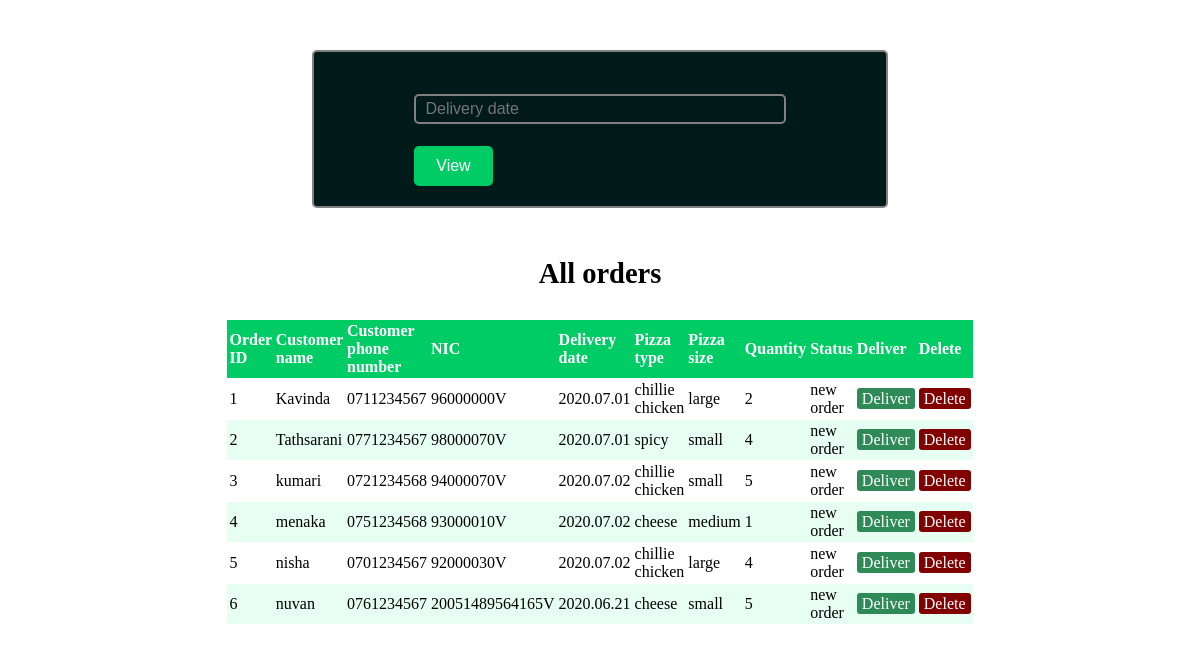
/orders.php, run on the app's committed database.
### tables this page shows
CREATE TABLE `pizza` (
  `id` int(4) NOT NULL AUTO_INCREMENT,
  `cn` varchar(10) NOT NULL,
  `cp` varchar(10) NOT NULL,
  `nic` varchar(20) NOT NULL,
  `d` varchar(10) NOT NULL,
  `pt` varchar(20) NOT NULL,
  `ps` varchar(10) NOT NULL,
  `q` int(4) NOT NULL,
  `s` varchar(10) NOT NULL,
  PRIMARY KEY (`id`)
);

### orders.php (the view, shortened to what this page needs)
<html>
<head>
<link rel="stylesheet" type="text/css" href="style.css">
</head>
<body>
<div class="input-group">
<form method="post" action="orders.php">
<br><input placeholder="Delivery date" type="text" name="date"><br><br>
<input type="submit" name="view" id="view" value="View"
style="background-color:#00cc66;border: 2px solid #00cc66;color:white;width:15%;height:40px">
</form>
</div>
	<?php
$servername = "localhost";
$username = "root";
$password = "";
$dbname = "mydb";
$conn = new mysqli($servername, $username, $password, $dbname);
$results1 = mysqli_query($conn, "SELECT * FROM pizza");
?>
<h2 align="center">All orders</h2>
<table>
		<thead>
			<tr>
				<th>Order ID</th>
				<th>Customer name</th>
				<th>Customer phone number</th>
				<th>NIC</th>
				<th>Delivery date</th>
				<th>Pizza type</th>
				<th>Pizza size</th>
				<th>Quantity</th>
				<th>Status</th>
				<th>Deliver</th>
				<th>Delete</th>
			</tr>
		</thead>
		<?php while ($row = mysqli_fetch_array($results1)) { ?>
			<tr>
				<td><?php echo $row['id']; ?></td>
				<td><?php echo $row['cn']; ?></td>
				<td><?php echo $row['cp']; ?></td>
				<td><?php echo $row['nic']; ?></td>
				<td><?php echo $row['d']; ?></td>
				<td><?php echo $row['pt']; ?></td>
				<td><?php echo $row['ps']; ?></td>
				<td><?php echo $row['q']; ?></td>
				<td><?php echo $row['s']; ?></td>
				<td>
					<a href="order.php?deliver=<?php echo $row['id']; ?>" class="edit_btn" >Deliver</a>
				</td>
				<td>
					<a href="order.php?del=<?php echo $row['id']; ?>" class="del_btn">Delete</a>
				</td>
			</tr>
		<?php }
	?>
</table>
</body>
</html>

### style.css (style rules this page uses)
body { font-size: 19px; }
table { width: 50%; margin: 30px auto; border-collapse: collapse; text-align: left; background-color:white; }
tr { border-bottom: 1px solid white; }
tr:nth-child(even) { background-color:#e6fff2; }
h2 { color:black; }
th, td { border: none; height: 30px; padding: 2px; }
th { color:white; background-color:#00cc66; }
form { width: 45%; margin: 50px auto; text-align: left; padding: 20px; border: 2px solid gray; border-radius: 5px; background-color:#001a1a; }
.input-group { margin: 10px 0px 10px 0px; }
.input-group input { margin-left:15%; margin-right:15%; height: 30px; width: 70%; padding: 5px 10px; font-size: 16px; border-radius: 5px; border: 2px solid gray; background:#001a1a; color:gray; }
.edit_btn { text-decoration: none; padding: 2px 5px; background: #2E8B57; color: white; border-radius: 3px; }
.del_btn { text-decoration: none; padding: 2px 5px; color: white; border-radius: 3px; background: #800000; }

### orders.php (style rules this page uses)
body { background-image:url('IMG/3.jpg'); background-repeat:repeat; background-size:cover; }

### data on the page
pizza: id "1", cn "Kavinda", cp "0711234567", nic "96000000V", d "2020.07.01", pt "chillie chicken", ps "large", q "2", s "new order"
pizza: id "2", cn "Tathsarani", cp "0771234567", nic "98000070V", d "2020.07.01", pt "spicy", ps "small", q "4", s "new order"
pizza: id "3", cn "kumari", cp "0721234568", nic "94000070V", d "2020.07.02", pt "chillie chicken", ps "small", q "5", s "new order"
pizza: id "4", cn "menaka", cp "0751234568", nic "93000010V", d "2020.07.02", pt "cheese", ps "medium", q "1", s "new order"
pizza: id "5", cn "nisha", cp "0701234567", nic "92000030V", d "2020.07.02", pt "chillie chicken", ps "large", q "4", s "new order"
pizza: id "6", cn "nuvan", cp "0761234567", nic "20051489564165V", d "2020.06.21", pt "cheese", ps "small", q "5", s "new order"
